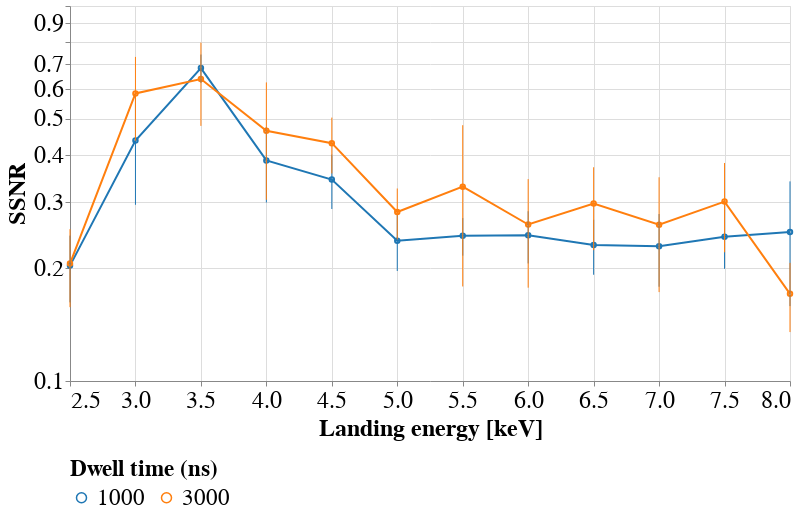

Here is the notebook cell this chart was saved with:
### Markdown cell above
## Spectral SNR

### Code cell
# source = df_snr.copy()
scheme = 'viridis'

chart = alt.Chart().encode(
    x=alt.X('kV:Q',
            axis=alt.Axis(tickMinStep=0.5,
                          title='Landing energy [keV]')),
    y=alt.Y('SSNR:Q',
            aggregate='mean',
            scale=alt.Scale(domain=[0.1,1], type='log',)),
    color=alt.Color('Dwell time (ns):N',
                    scale=alt.Scale(scheme=scheme))
).properties(width=720,
             height=375)

chart = (chart.mark_line() +\
         chart.mark_point(size=20))

error_bars = alt.Chart().mark_errorbar(extent='stdev').encode(
    x=alt.X('kV:Q'),
    y=alt.Y('SSNR:Q'),
    color=alt.Color('Dwell time (ns):N',
                    scale=alt.Scale(scheme=scheme))
)

alt.layer(chart, error_bars, data=source).configure_axis(
    labelFontSize=24,
    titleFontSize=24,
    
).configure_legend(
    titleFontSize=23,
    labelFontSize=23,
    orient='bottom'
)

### Figure 1 — Vega-Lite specification as saved in the notebook (floating-point values rounded to 4 significant figures)
{"config": {"view": {"continuousWidth": 400, "continuousHeight": 300}, "axis": {"labelFontSize": 24, "titleFontSize": 24}, "legend": {"labelFontSize": 23, "orient": "bottom", "titleFontSize": 23}}, "layer": [{"layer": [{"mark": "line", "encoding": {"color": {"type": "nominal", "field": "Dwell time (ns)", "scale": {"scheme": "category10"}}, "x": {"type": "quantitative", "axis": {"tickMinStep": 0.5, "title": "Landing energy [keV]"}, "field": "kV"}, "y": {"type": "quantitative", "aggregate": "mean", "field": "SSNR", "scale": {"domain": [0.1, 1], "type": "log"}}}, "height": 375, "width": 720}, {"mark": {"type": "point", "size": 20}, "encoding": {"color": {"type": "nominal", "field": "Dwell time (ns)", "scale": {"scheme": "category10"}}, "x": {"type": "quantitative", "axis": {"tickMinStep": 0.5, "title": "Landing energy [keV]"}, "field": "kV"}, "y": {"type": "quantitative", "aggregate": "mean", "field": "SSNR", "scale": {"domain": [0.1, 1], "type": "log"}}}, "height": 375, "width": 720}]}, {"mark": {"type": "errorbar", "extent": "stdev"}, "encoding": {"color": {"type": "nominal", "field": "Dwell time (ns)", "scale": {"scheme": "category10"}}, "x": {"type": "quantitative", "field": "kV"}, "y": {"type": "quantitative", "field": "SSNR"}}}], "data": {"name": "data-9095f2a9a499b4f3f693e60ba8462df5"}, "$schema": "https://vega.github.io/schema/vega-lite/v4.8.1.json", "datasets": {"data-9095f2a9a499b4f3f693e60ba8462df5": [{"kV": "2.5", "Dwell time (ns)": 1000, "SSNR": 0.1748, "SNR (Joy)": 0.0554, "Title": "SNR as a function of landing energy and dwell time"}, {"kV": "2.5", "Dwell time (ns)": 1000, "SSNR": 0.2079, "SNR (Joy)": 0.08687, "Title": "SNR as a function of landing energy and dwell time"}, {"kV": "2.5", "Dwell time (ns)": 1000, "SSNR": 0.2609, "SNR (Joy)": 0.09908, "Title": "SNR as a function of landing energy and dwell time"}, {"kV": "2.5", "Dwell time (ns)": 1000, "SSNR": 0.2175, "SNR (Joy)": 0.0902, "Title": "SNR as a function of landing energy and dwell time"}, {"kV": "2.5", "Dwell time (ns)": 1000, "SSNR": 0.1545, "SNR (Joy)": 0.03463, "Title": "SNR as a function of landing energy and dwell time"}, {"kV": "2.5", "Dwell time (ns)": 3000, "SSNR": 0.16, "SNR (Joy)": 0.09386, "Title": "SNR as a function of landing energy and dwell time"}, {"kV": "2.5", "Dwell time (ns)": 3000, "SSNR": 0.2809, "SNR (Joy)": 0.2146, "Title": "SNR as a function of landing energy and dwell time"}, {"kV": "2.5", "Dwell time (ns)": 3000, "SSNR": 0.225, "SNR (Joy)": 0.1713, "Title": "SNR as a function of landing energy and dwell time"}, {"kV": "2.5", "Dwell time (ns)": 3000, "SSNR": 0.1848, "SNR (Joy)": 0.1417, "Title": "SNR as a function of landing energy and dwell time"}, {"kV": "2.5", "Dwell time (ns)": 3000, "SSNR": 0.1777, "SNR (Joy)": 0.1059, "Title": "SNR as a function of landing energy and dwell time"}, {"kV": "3", "Dwell time (ns)": 1000, "SSNR": 0.6615, "SNR (Joy)": 0.4647, "Title": "SNR as a function of landing energy and dwell time"}, {"kV": "3", "Dwell time (ns)": 1000, "SSNR": 0.4098, "SNR (Joy)": 0.2531, "Title": "SNR as a function of landing energy and dwell time"}, {"kV": "3", "Dwell time (ns)": 1000, "SSNR": 0.4728, "SNR (Joy)": 0.249, "Title": "SNR as a function of landing energy and dwell time"}, {"kV": "3", "Dwell time (ns)": 1000, "SSNR": 0.3632, "SNR (Joy)": 0.166, "Title": "SNR as a function of landing energy and dwell time"}, {"kV": "3", "Dwell time (ns)": 1000, "SSNR": 0.2825, "SNR (Joy)": 0.155, "Title": "SNR as a function of landing energy and dwell time"}, {"kV": "3", "Dwell time (ns)": 3000, "SSNR": 0.5147, "SNR (Joy)": 0.4599, "Title": "SNR as a function of landing energy and dwell time"}, {"kV": "3", "Dwell time (ns)": 3000, "SSNR": 0.7244, "SNR (Joy)": 0.6265, "Title": "SNR as a function of landing energy and dwell time"}, {"kV": "3", "Dwell time (ns)": 3000, "SSNR": 0.7117, "SNR (Joy)": 0.5623, "Title": "SNR as a function of landing energy and dwell time"}, {"kV": "3", "Dwell time (ns)": 3000, "SSNR": 0.3712, "SNR (Joy)": 0.3117, "Title": "SNR as a function of landing energy and dwell time"}, {"kV": "3", "Dwell time (ns)": 3000, "SSNR": 0.6006, "SNR (Joy)": 0.5419, "Title": "SNR as a function of landing energy and dwell time"}, {"kV": "3.5", "Dwell time (ns)": 1000, "SSNR": 0.7033, "SNR (Joy)": 0.3056, "Title": "SNR as a function of landing energy and dwell time"}, {"kV": "3.5", "Dwell time (ns)": 1000, "SSNR": 0.6593, "SNR (Joy)": 0.4304, "Title": "SNR as a function of landing energy and dwell time"}, {"kV": "3.5", "Dwell time (ns)": 1000, "SSNR": 0.5921, "SNR (Joy)": 0.4069, "Title": "SNR as a function of landing energy and dwell time"}, {"kV": "3.5", "Dwell time (ns)": 1000, "SSNR": 0.7191, "SNR (Joy)": 0.5248, "Title": "SNR as a function of landing energy and dwell time"}, {"kV": "3.5", "Dwell time (ns)": 1000, "SSNR": 0.7417, "SNR (Joy)": 0.5528, "Title": "SNR as a function of landing energy and dwell time"}, {"kV": "3.5", "Dwell time (ns)": 3000, "SSNR": 0.6408, "SNR (Joy)": 0.5866, "Title": "SNR as a function of landing energy and dwell time"}, {"kV": "3.5", "Dwell time (ns)": 3000, "SSNR": 0.8767, "SNR (Joy)": 0.8042, "Title": "SNR as a function of landing energy and dwell time"}, {"kV": "3.5", "Dwell time (ns)": 3000, "SSNR": 0.4982, "SNR (Joy)": 0.3488, "Title": "SNR as a function of landing energy and dwell time"}, {"kV": "3.5", "Dwell time (ns)": 3000, "SSNR": 0.691, "SNR (Joy)": 0.6129, "Title": "SNR as a function of landing energy and dwell time"}, {"kV": "3.5", "Dwell time (ns)": 3000, "SSNR": 0.487, "SNR (Joy)": 0.394, "Title": "SNR as a function of landing energy and dwell time"}, {"kV": "4", "Dwell time (ns)": 1000, "SSNR": 0.2971, "SNR (Joy)": 0.163, "Title": "SNR as a function of landing energy and dwell time"}, {"kV": "4", "Dwell time (ns)": 1000, "SSNR": 0.4195, "SNR (Joy)": 0.241, "Title": "SNR as a function of landing energy and dwell time"}, {"kV": "4", "Dwell time (ns)": 1000, "SSNR": 0.5248, "SNR (Joy)": 0.3093, "Title": "SNR as a function of landing energy and dwell time"}, {"kV": "4", "Dwell time (ns)": 1000, "SSNR": 0.3462, "SNR (Joy)": 0.2062, "Title": "SNR as a function of landing energy and dwell time"}, {"kV": "4", "Dwell time (ns)": 1000, "SSNR": 0.3499, "SNR (Joy)": 0.1879, "Title": "SNR as a function of landing energy and dwell time"}, {"kV": "4", "Dwell time (ns)": 3000, "SSNR": 0.7133, "SNR (Joy)": 0.5915, "Title": "SNR as a function of landing energy and dwell time"}, {"kV": "4", "Dwell time (ns)": 3000, "SSNR": 0.4022, "SNR (Joy)": 0.3013, "Title": "SNR as a function of landing energy and dwell time"}, {"kV": "4", "Dwell time (ns)": 3000, "SSNR": 0.3901, "SNR (Joy)": 0.3172, "Title": "SNR as a function of landing energy and dwell time"}, {"kV": "4", "Dwell time (ns)": 3000, "SSNR": 0.5229, "SNR (Joy)": 0.3858, "Title": "SNR as a function of landing energy and dwell time"}, {"kV": "4", "Dwell time (ns)": 3000, "SSNR": 0.296, "SNR (Joy)": 0.237, "Title": "SNR as a function of landing energy and dwell time"}, {"kV": "4.5", "Dwell time (ns)": 1000, "SSNR": 0.2719, "SNR (Joy)": 0.1207, "Title": "SNR as a function of landing energy and dwell time"}, {"kV": "4.5", "Dwell time (ns)": 1000, "SSNR": 0.305, "SNR (Joy)": 0.122, "Title": "SNR as a function of landing energy and dwell time"}, {"kV": "4.5", "Dwell time (ns)": 1000, "SSNR": 0.4022, "SNR (Joy)": 0.2031, "Title": "SNR as a function of landing energy and dwell time"}, {"kV": "4.5", "Dwell time (ns)": 1000, "SSNR": 0.3977, "SNR (Joy)": 0.1923, "Title": "SNR as a function of landing energy and dwell time"}, {"kV": "4.5", "Dwell time (ns)": 1000, "SSNR": 0.3458, "SNR (Joy)": 0.2006, "Title": "SNR as a function of landing energy and dwell time"}, {"kV": "4.5", "Dwell time (ns)": 3000, "SSNR": 0.433, "SNR (Joy)": 0.3664, "Title": "SNR as a function of landing energy and dwell time"}, {"kV": "4.5", "Dwell time (ns)": 3000, "SSNR": 0.4931, "SNR (Joy)": 0.425, "Title": "SNR as a function of landing energy and dwell time"}, {"kV": "4.5", "Dwell time (ns)": 3000, "SSNR": 0.3134, "SNR (Joy)": 0.2284, "Title": "SNR as a function of landing energy and dwell time"}, {"kV": "4.5", "Dwell time (ns)": 3000, "SSNR": 0.4916, "SNR (Joy)": 0.3795, "Title": "SNR as a function of landing energy and dwell time"}, {"kV": "4.5", "Dwell time (ns)": 3000, "SSNR": 0.4227, "SNR (Joy)": 0.3585, "Title": "SNR as a function of landing energy and dwell time"}, {"kV": "5", "Dwell time (ns)": 1000, "SSNR": 0.2333, "SNR (Joy)": 0.1079, "Title": "SNR as a function of landing energy and dwell time"}, {"kV": "5", "Dwell time (ns)": 1000, "SSNR": 0.2165, "SNR (Joy)": 0.07631, "Title": "SNR as a function of landing energy and dwell time"}, {"kV": "5", "Dwell time (ns)": 1000, "SSNR": 0.2237, "SNR (Joy)": 0.08374, "Title": "SNR as a function of landing energy and dwell time"}, {"kV": "5", "Dwell time (ns)": 1000, "SSNR": 0.3061, "SNR (Joy)": 0.1499, "Title": "SNR as a function of landing energy and dwell time"}, {"kV": "5", "Dwell time (ns)": 1000, "SSNR": 0.2039, "SNR (Joy)": 0.0627, "Title": "SNR as a function of landing energy and dwell time"}, {"kV": "5", "Dwell time (ns)": 3000, "SSNR": 0.2195, "SNR (Joy)": 0.1732, "Title": "SNR as a function of landing energy and dwell time"}, {"kV": "5", "Dwell time (ns)": 3000, "SSNR": 0.2966, "SNR (Joy)": 0.2546, "Title": "SNR as a function of landing energy and dwell time"}, {"kV": "5", "Dwell time (ns)": 3000, "SSNR": 0.2932, "SNR (Joy)": 0.2419, "Title": "SNR as a function of landing energy and dwell time"}, {"kV": "5", "Dwell time (ns)": 3000, "SSNR": 0.3378, "SNR (Joy)": 0.2507, "Title": "SNR as a function of landing energy and dwell time"}, {"kV": "5", "Dwell time (ns)": 3000, "SSNR": 0.2646, "SNR (Joy)": 0.1802, "Title": "SNR as a function of landing energy and dwell time"}, {"kV": "5.5", "Dwell time (ns)": 1000, "SSNR": 0.2118, "SNR (Joy)": 0.07291, "Title": "SNR as a function of landing energy and dwell time"}, {"kV": "5.5", "Dwell time (ns)": 1000, "SSNR": 0.2542, "SNR (Joy)": 0.08235, "Title": "SNR as a function of landing energy and dwell time"}, {"kV": "5.5", "Dwell time (ns)": 1000, "SSNR": 0.236, "SNR (Joy)": 0.07968, "Title": "SNR as a function of landing energy and dwell time"}, {"kV": "5.5", "Dwell time (ns)": 1000, "SSNR": 0.2861, "SNR (Joy)": 0.1221, "Title": "SNR as a function of landing energy and dwell time"}, {"kV": "5.5", "Dwell time (ns)": 1000, "SSNR": 0.2313, "SNR (Joy)": 0.07773, "Title": "SNR as a function of landing energy and dwell time"}, {"kV": "5.5", "Dwell time (ns)": 3000, "SSNR": 0.314, "SNR (Joy)": 0.2109, "Title": "SNR as a function of landing energy and dwell time"}, {"kV": "5.5", "Dwell time (ns)": 3000, "SSNR": 0.3307, "SNR (Joy)": 0.2063, "Title": "SNR as a function of landing energy and dwell time"}, {"kV": "5.5", "Dwell time (ns)": 3000, "SSNR": 0.1752, "SNR (Joy)": 0.106, "Title": "SNR as a function of landing energy and dwell time"}, {"kV": "5.5", "Dwell time (ns)": 3000, "SSNR": 0.5771, "SNR (Joy)": 0.5079, "Title": "SNR as a function of landing energy and dwell time"}, {"kV": "5.5", "Dwell time (ns)": 3000, "SSNR": 0.252, "SNR (Joy)": 0.1392, "Title": "SNR as a function of landing energy and dwell time"}, {"kV": "6", "Dwell time (ns)": 1000, "SSNR": 0.1899, "SNR (Joy)": 0.05964, "Title": "SNR as a function of landing energy and dwell time"}, {"kV": "6", "Dwell time (ns)": 1000, "SSNR": 0.2322, "SNR (Joy)": 0.0692, "Title": "SNR as a function of landing energy and dwell time"}, {"kV": "6", "Dwell time (ns)": 1000, "SSNR": 0.2857, "SNR (Joy)": 0.1114, "Title": "SNR as a function of landing energy and dwell time"}, {"kV": "6", "Dwell time (ns)": 1000, "SSNR": 0.2394, "SNR (Joy)": 0.1033, "Title": "SNR as a function of landing energy and dwell time"}, {"kV": "6", "Dwell time (ns)": 1000, "SSNR": 0.2936, "SNR (Joy)": 0.08806, "Title": "SNR as a function of landing energy and dwell time"}, {"kV": "6", "Dwell time (ns)": 1000, "SSNR": 0.2276, "SNR (Joy)": 0.1112, "Title": "SNR as a function of landing energy and dwell time"}, {"kV": "6", "Dwell time (ns)": 3000, "SSNR": 0.2486, "SNR (Joy)": 0.1262, "Title": "SNR as a function of landing energy and dwell time"}, {"kV": "6", "Dwell time (ns)": 3000, "SSNR": 0.4069, "SNR (Joy)": 0.1664, "Title": "SNR as a function of landing energy and dwell time"}, {"kV": "6", "Dwell time (ns)": 3000, "SSNR": 0.2364, "SNR (Joy)": 0.1522, "Title": "SNR as a function of landing energy and dwell time"}, {"kV": "6", "Dwell time (ns)": 3000, "SSNR": 0.1918, "SNR (Joy)": 0.1389, "Title": "SNR as a function of landing energy and dwell time"}, {"kV": "6", "Dwell time (ns)": 3000, "SSNR": 0.2233, "SNR (Joy)": 0.1252, "Title": "SNR as a function of landing energy and dwell time"}, {"kV": "6.5", "Dwell time (ns)": 1000, "SSNR": 0.1933, "SNR (Joy)": 0.03805, "Title": "SNR as a function of landing energy and dwell time"}, {"kV": "6.5", "Dwell time (ns)": 1000, "SSNR": 0.2916, "SNR (Joy)": 0.06472, "Title": "SNR as a function of landing energy and dwell time"}, {"kV": "6.5", "Dwell time (ns)": 1000, "SSNR": 0.2083, "SNR (Joy)": 0.08305, "Title": "SNR as a function of landing energy and dwell time"}, {"kV": "6.5", "Dwell time (ns)": 1000, "SSNR": 0.217, "SNR (Joy)": 0.08224, "Title": "SNR as a function of landing energy and dwell time"}, {"kV": "6.5", "Dwell time (ns)": 1000, "SSNR": 0.2425, "SNR (Joy)": 0.09342, "Title": "SNR as a function of landing energy and dwell time"}, {"kV": "6.5", "Dwell time (ns)": 3000, "SSNR": 0.3373, "SNR (Joy)": 0.1812, "Title": "SNR as a function of landing energy and dwell time"}, {"kV": "6.5", "Dwell time (ns)": 3000, "SSNR": 0.3555, "SNR (Joy)": 0.125, "Title": "SNR as a function of landing energy and dwell time"}, {"kV": "6.5", "Dwell time (ns)": 3000, "SSNR": 0.3556, "SNR (Joy)": 0.2503, "Title": "SNR as a function of landing energy and dwell time"}, {"kV": "6.5", "Dwell time (ns)": 3000, "SSNR": 0.2461, "SNR (Joy)": 0.1683, "Title": "SNR as a function of landing energy and dwell time"}, {"kV": "6.5", "Dwell time (ns)": 3000, "SSNR": 0.1925, "SNR (Joy)": 0.1146, "Title": "SNR as a function of landing energy and dwell time"}, {"kV": "7", "Dwell time (ns)": 1000, "SSNR": 0.2588, "SNR (Joy)": 0.06126, "Title": "SNR as a function of landing energy and dwell time"}, {"kV": "7", "Dwell time (ns)": 1000, "SSNR": 0.1879, "SNR (Joy)": 0.08108, "Title": "SNR as a function of landing energy and dwell time"}, {"kV": "7", "Dwell time (ns)": 1000, "SSNR": 0.2043, "SNR (Joy)": 0.06057, "Title": "SNR as a function of landing energy and dwell time"}, {"kV": "7", "Dwell time (ns)": 1000, "SSNR": 0.1898, "SNR (Joy)": 0.06146, "Title": "SNR as a function of landing energy and dwell time"}, {"kV": "7", "Dwell time (ns)": 1000, "SSNR": 0.3021, "SNR (Joy)": 0.06142, "Title": "SNR as a function of landing energy and dwell time"}, {"kV": "7", "Dwell time (ns)": 3000, "SSNR": 0.4061, "SNR (Joy)": 0.1274, "Title": "SNR as a function of landing energy and dwell time"}, {"kV": "7", "Dwell time (ns)": 3000, "SSNR": 0.1805, "SNR (Joy)": 0.1408, "Title": "SNR as a function of landing energy and dwell time"}, {"kV": "7", "Dwell time (ns)": 3000, "SSNR": 0.201, "SNR (Joy)": 0.109, "Title": "SNR as a function of landing energy and dwell time"}, {"kV": "7", "Dwell time (ns)": 3000, "SSNR": 0.2662, "SNR (Joy)": 0.1635, "Title": "SNR as a function of landing energy and dwell time"}, {"kV": "7", "Dwell time (ns)": 3000, "SSNR": 0.2512, "SNR (Joy)": 0.0643, "Title": "SNR as a function of landing energy and dwell time"}, {"kV": "7.5", "Dwell time (ns)": 1000, "SSNR": 0.3082, "SNR (Joy)": 0.05324, "Title": "SNR as a function of landing energy and dwell time"}, {"kV": "7.5", "Dwell time (ns)": 1000, "SSNR": 0.2091, "SNR (Joy)": 0.0349, "Title": "SNR as a function of landing energy and dwell time"}, {"kV": "7.5", "Dwell time (ns)": 1000, "SSNR": 0.2652, "SNR (Joy)": 0.0559, "Title": "SNR as a function of landing energy and dwell time"}, {"kV": "7.5", "Dwell time (ns)": 1000, "SSNR": 0.2129, "SNR (Joy)": 0.07307, "Title": "SNR as a function of landing energy and dwell time"}, {"kV": "7.5", "Dwell time (ns)": 1000, "SSNR": 0.2167, "SNR (Joy)": 0.05251, "Title": "SNR as a function of landing energy and dwell time"}, {"kV": "7.5", "Dwell time (ns)": 3000, "SSNR": 0.4273, "SNR (Joy)": 0.08896, "Title": "SNR as a function of landing energy and dwell time"}, {"kV": "7.5", "Dwell time (ns)": 3000, "SSNR": 0.2666, "SNR (Joy)": 0.1194, "Title": "SNR as a function of landing energy and dwell time"}, {"kV": "7.5", "Dwell time (ns)": 3000, "SSNR": 0.2388, "SNR (Joy)": 0.1606, "Title": "SNR as a function of landing energy and dwell time"}, {"kV": "7.5", "Dwell time (ns)": 3000, "SSNR": 0.2387, "SNR (Joy)": 0.09139, "Title": "SNR as a function of landing energy and dwell time"}, {"kV": "7.5", "Dwell time (ns)": 3000, "SSNR": 0.333, "SNR (Joy)": 0.09726, "Title": "SNR as a function of landing energy and dwell time"}, {"kV": "8", "Dwell time (ns)": 1000, "SSNR": 0.1863, "SNR (Joy)": 0.03284, "Title": "SNR as a function of landing energy and dwell time"}, {"kV": "8", "Dwell time (ns)": 1000, "SSNR": 0.3982, "SNR (Joy)": 0.01823, "Title": "SNR as a function of landing energy and dwell time"}, {"kV": "8", "Dwell time (ns)": 1000, "SSNR": 0.2208, "SNR (Joy)": 0.04286, "Title": "SNR as a function of landing energy and dwell time"}, {"kV": "8", "Dwell time (ns)": 1000, "SSNR": 0.2696, "SNR (Joy)": 0.05801, "Title": "SNR as a function of landing energy and dwell time"}, {"kV": "8", "Dwell time (ns)": 1000, "SSNR": 0.1728, "SNR (Joy)": 0.03437, "Title": "SNR as a function of landing energy and dwell time"}, {"kV": "8", "Dwell time (ns)": 3000, "SSNR": 0.1932, "SNR (Joy)": 0.05723, "Title": "SNR as a function of landing energy and dwell time"}, {"kV": "8", "Dwell time (ns)": 3000, "SSNR": 0.1386, "SNR (Joy)": 0.06643, "Title": "SNR as a function of landing energy and dwell time"}, {"kV": "8", "Dwell time (ns)": 3000, "SSNR": 0.2216, "SNR (Joy)": 0.02553, "Title": "SNR as a function of landing energy and dwell time"}, {"kV": "8", "Dwell time (ns)": 3000, "SSNR": 0.1417, "SNR (Joy)": 0.04823, "Title": "SNR as a function of landing energy and dwell time"}, {"kV": "8", "Dwell time (ns)": 3000, "SSNR": 0.1587, "SNR (Joy)": 0.05602, "Title": "SNR as a function of landing energy and dwell time"}]}}
